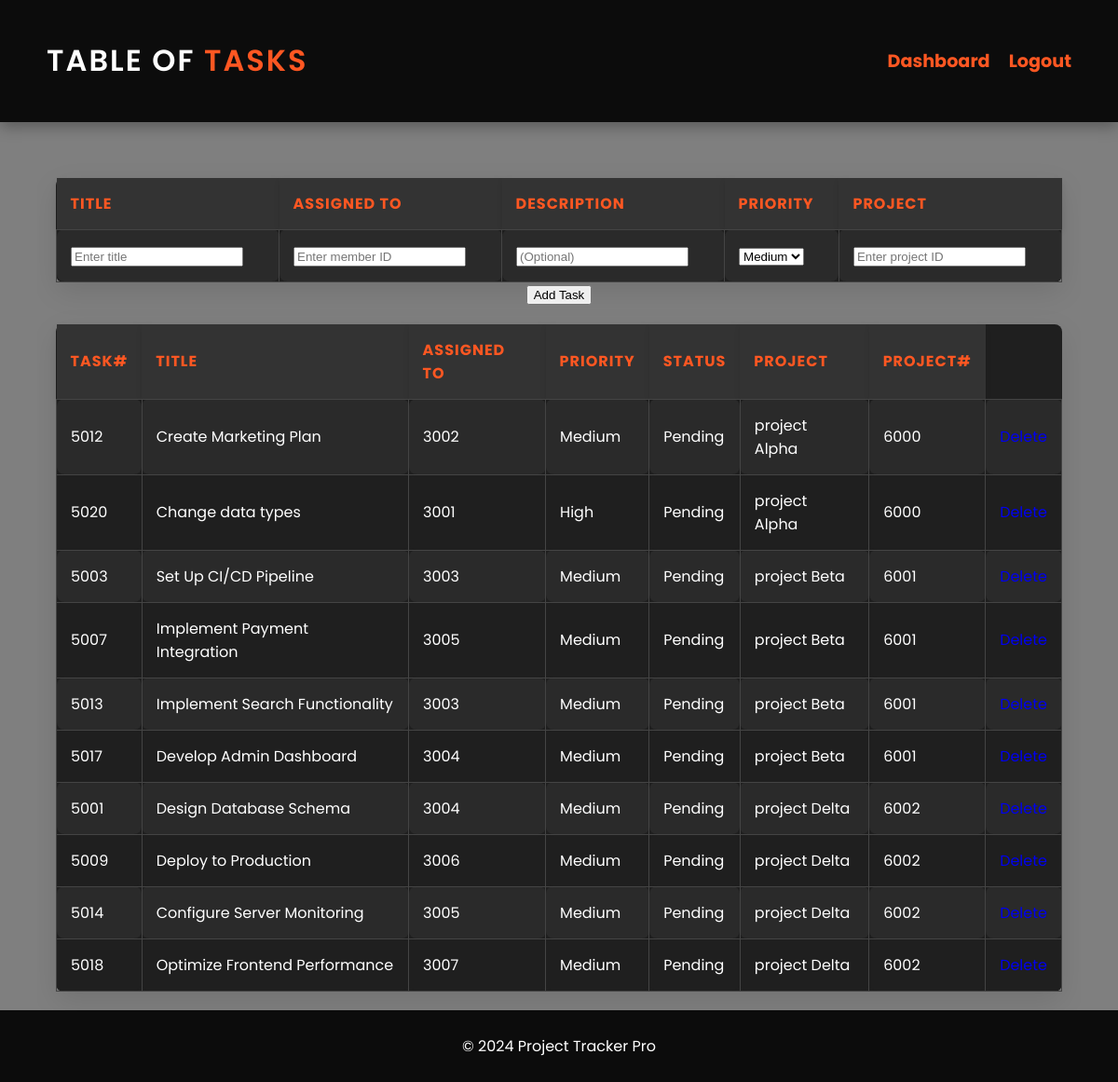
The page /task.php (signed in) on the database its author committed.
### tables this page shows
CREATE TABLE `tasks` (
  `task_id` int(11) NOT NULL,
  `project_id` int(11) DEFAULT NULL,
  `assigned_to` int(11) DEFAULT NULL,
  `title` varchar(255) NOT NULL,
  `description` text DEFAULT NULL,
  `status` enum('Pending','In Progress','Completed','Blocked') DEFAULT 'Pending',
  `priority` enum('Low','Medium','High','Critical') DEFAULT 'Medium',
  `start_date` datetime DEFAULT current_timestamp(),
  `completed_at` datetime DEFAULT NULL
);

CREATE TABLE `project` (
  `ID` int(10) NOT NULL,
  `projectName` varchar(100) DEFAULT NULL,
  `deadline` date DEFAULT NULL,
  `dateCreated` date DEFAULT curdate(),
  `projectDone` varchar(3) DEFAULT 'NO' COMMENT 'values ''yes'' or ''no''',
  `managerID` int(11) DEFAULT NULL
);

### task.php (the view, shortened to what this page needs)
<?php
include "establisDBconnection.php";
?>
<!DOCTYPE html>
<html lang="en">
<head>
    <link rel="stylesheet" href="tasks.css">
</head>
<body>
<header class="header">
    <h1><span style="color: white;">Table of </span> <span>Tasks</span></h1>
    <nav>
        <ul>
            <li><a href="memberdb.html">Dashboard</a></li>
            <li><a href="logout.html">Logout</a></li>
        </ul>
    </nav>
</header>
<div class="container">
    <?php
    if (isset($_SESSION['WHO']) && ($_SESSION['WHO']['isAdmin'] || $_SESSION['WHO']['isManager'])) {
    ?>
        <form method="post" action="task.php">
            <table align="center">
                <thead>
                    <tr>
                        <th>Title</th>
                        <th>Assigned to</th>
                        <th>Description</th>
                        <th>Priority</th>
                        <th>Project</th>
                    </tr>
                </thead>
                <tbody>
                    <tr>
                        <td><input type="text" name="title" placeholder="Enter title" required /></td>
                        <td><input type="number" name="assigned_to" placeholder="Enter member ID" required /></td>
                        <td><input type="text" name="desc" placeholder="(Optional)" /></td>
                        <td><select name = 'priority' required>
                            <option value = 'Medium' selected>Medium</option>
                        </select>
                        </td>
                        <td><input type="number" name="pid" placeholder="Enter project ID" required /></td>
                    </tr>
                </tbody>
            </table>
            <div align = "center">
            <input type="submit" name="submit" value="Add Task" />
            </div>
        </form>
    <?php } ?>
    <table>
        <thead>
            <tr>
                <th>Task#</th>
                <th>Title</th>
                <th>Assigned To</th>
                <th>Priority</th>
                <th>Status</th>
                <th>Project</th>
                <th>Project#</th>
            </tr>
        </thead>
        <tbody>
            <?php
            if (isset($_SESSION['WHO']) && isset($_SESSION['ID'])){
                if ($_SESSION['WHO']['isEmployee']) {
                    $stmt = $conn->prepare('SELECT tasks.task_id, tasks.title, tasks.assigned_to, tasks.priority, project.projectName , tasks.status , project.ID
                                            FROM tasks , project
                                            WHERE tasks.project_id = project.ID and tasks.assigned_to = ?');
                    $stmt->bind_param('i', $_SESSION['ID']['employeeID']);
                } elseif ($_SESSION['WHO']['isManager']){
                    $stmt = $conn->prepare('SELECT tasks.task_id, tasks.title, tasks.assigned_to, tasks.priority, project.projectName , tasks.status , project.ID
                                            FROM tasks , project
                                            WHERE tasks.project_id = project.ID and project.managerID = ?');
                    $stmt->bind_param('i', $_SESSION['ID']['managerID']);
                } elseif ($_SESSION['WHO']['isAdmin']) {
                    $stmt = $conn->prepare('SELECT tasks.task_id, tasks.title, tasks.assigned_to, tasks.priority, project.projectName,tasks.status,project.ID
                                            FROM tasks ,project
                                            WHERE tasks.project_id = project.ID
                                            ');
                }
                if (isset($stmt)) {
                    $stmt->execute();
                    $results = $stmt->get_result();
                    while ($row = $results->fetch_assoc()) {
                        echo "<tr>
                                <td>{$row['task_id']}</td>
                                <td>{$row['title']}</td>
                                <td>{$row['assigned_to']}</td>
                                <td>{$row['priority']}</td>
                                <td>{$row['status']}</td>
                                <td>{$row['projectName']}</td>
                                <td>{$row['ID']}</td>";?>
                                <td><a href="#" class="delete-task card-link" data-id="<?php echo $row['task_id']; ?>">Delete</a></td>
                                <?php echo"
                            </tr>";
                    }
                }
            }
            ?>
        </tbody>
    </table>
</div>
<footer>
    <p>&copy; 2024 Project Tracker Pro</p>
</footer>
</body>
</html>

### tasks.css (style rules this page uses)
body { font-family: 'Poppins', sans-serif; margin: 0; padding: 0; background: url("643353.png"); background-size: cover; background-position: center; display: flex; flex-direction: column; align-items: center; min-height: 100vh; position: relative; }
.card-link { text-decoration: none ; }
body::before { content: ''; position: absolute; top: 0; left: 0; width: 100%; height: 100%; background: rgba(0, 0, 0, 0.5); z-index: -1; }
.header { width: 100%; padding: 20px 50px; background: rgba(0, 0, 0, 0.9); display: flex; justify-content: space-between; align-items: center; box-shadow: 0 5px 15px rgba(0, 0, 0, 0.3); position: relative; box-sizing: border-box; }
.header h1 { font-size: 2rem; font-weight: 600; letter-spacing: 2px; text-transform: uppercase; color: white; }
.header span { color: #ff5722; }
nav ul { list-style: none; display: flex; gap: 20px; margin: 0; margin-left: auto; }
nav ul li { margin: 0; }
nav ul li a { text-decoration: none; color: #ff5722; font-size: 1.2rem; font-weight: bold; transition: color 0.3s ease; }
nav ul li:last-child { margin-left: auto; }
.container { width: 90%; max-width: 1200px; overflow-x: auto; background: transparent; padding: 20px; border-radius: 8px; margin-top: 20px; }
table { width: 100%; border-collapse: collapse; margin-top: 20px; background: #1f1f1f; color: #fff; border-radius: 8px; box-shadow: 0 10px 30px rgba(0, 0, 0, 0.1); }
th { padding: 15px; background: #333333; color: #ff5722; text-align: left; font-weight: bold; text-transform: uppercase; letter-spacing: 1px; box-shadow: 0 3px 6px rgba(0, 0, 0, 0.1); }
td { padding: 15px; border: 1px solid #444444; text-align: left; border-radius: 8px; }
tbody tr:nth-child(odd) { background-color: #2a2a2a; }
tbody tr:nth-child(even) { background-color: #1f1f1f; }
footer { background: rgba(0, 0, 0, 0.9); color: white; text-align: center; padding: 10px; width: 100%; margin-top: auto; }

### rows shown on the page
tasks: task_id "5012", title "Create Marketing Plan", assigned_to "3002", priority "Medium", status "Pending", project.projectName "project Alpha", project.ID "6000"
tasks: task_id "5020", title "Change data types", assigned_to "3001", priority "High", status "Pending", project.projectName "project Alpha", project.ID "6000"
tasks: task_id "5003", title "Set Up CI/CD Pipeline", assigned_to "3003", priority "Medium", status "Pending", project.projectName "project Beta", project.ID "6001"
tasks: task_id "5007", title "Implement Payment Integration", assigned_to "3005", priority "Medium", status "Pending", project.projectName "project Beta", project.ID "6001"
tasks: task_id "5013", title "Implement Search Functionality", assigned_to "3003", priority "Medium", status "Pending", project.projectName "project Beta", project.ID "6001"
tasks: task_id "5017", title "Develop Admin Dashboard", assigned_to "3004", priority "Medium", status "Pending", project.projectName "project Beta", project.ID "6001"
tasks: task_id "5001", title "Design Database Schema", assigned_to "3004", priority "Medium", status "Pending", project.projectName "project Delta", project.ID "6002"
tasks: task_id "5009", title "Deploy to Production", assigned_to "3006", priority "Medium", status "Pending", project.projectName "project Delta", project.ID "6002"
tasks: task_id "5014", title "Configure Server Monitoring", assigned_to "3005", priority "Medium", status "Pending", project.projectName "project Delta", project.ID "6002"
tasks: task_id "5018", title "Optimize Frontend Performance", assigned_to "3007", priority "Medium", status "Pending", project.projectName "project Delta", project.ID "6002"
